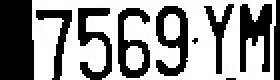
#> input picture cropPlate/7569YM.jpg, 140 x 40 px (shown 2 times larger)
$ python cropNum.py
#> lines starting #> are read from the running program, lines starting #| are printed output that depends on the picture; after the words box and inside, x2 and y2 are one past the last pixel; in counts of white or black regions, pixels touching at a corner belong together
def emptydir(dirname):  #清空資料夾
    if os.path.isdir(dirname):  #資料夾存在就刪除
        shutil.rmtree(dirname)
        sleep(2)  #需延遲,否則會出錯
    os.mkdir(dirname)  #建立資料夾

import cv2
import shutil, os
from time import sleep

emptydir('cropMono')
image = cv2.imread('cropPlate/7569YM.jpg')
#> image is the input picture: shape (40, 140, 3); min 0, max 255, mean 148.3
gray = cv2.cvtColor(image, cv2.COLOR_BGR2GRAY)  #灰階
_,thresh = cv2.threshold(gray, 127, 255, cv2.THRESH_BINARY_INV)  #轉為黑白
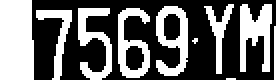
#> thresh: shape (40, 140) (shown 2 times larger); 41.8% white; 10 white regions (2 under 20 px)
contours1 = cv2.findContours(thresh.copy(), cv2.RETR_EXTERNAL, cv2.CHAIN_APPROX_SIMPLE)  #尋找輪廓
#> contours1 = 10 contours, 2 with area under 20; largest, box (x1, y1, x2, y2) and area: (0, 0, 17, 40) 604, (78, 3, 94, 38) 344, (59, 4, 75, 39) 314, (120, 2, 136, 36) 264, (39, 4, 56, 40) 210, (18, 5, 36, 40) 145, (102, 2, 117, 37) 118, (137, 0, 140, 40) 66
contours = contours1[1]  #取得輪廓
#> contours = [[1, -1, -1, -1], [2, 0, -1, -1], [3, 1, -1, -1], [4, 2, -1, -1], [5, 3, -1, -1], [6, 4, -1, -1], [7, 5, -1, -1], [8, 6, -1, -1], [9, 7, -1, -1], [-1, 8, -1, -1]]
letter_image_regions = []  #文字圖形串列
for contour in contours:  #依序處理輪廓
#> (the run stopped early here; a loop or call above may not have finished)

$ run again, with cropPlate/0537JX.jpg copied over cropPlate/7569YM.jpg
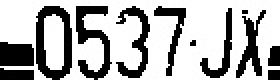
#> input picture cropPlate/0537JX.jpg, 140 x 40 px (shown 2 times larger)
#> image is the input picture: shape (40, 140, 3); min 0, max 255, mean 175.8
#> `_,thresh = cv2.threshold(gray, 127, 255, cv2.THRESH_BINARY_INV)`:
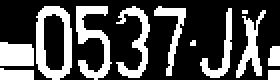
#> thresh: shape (40, 140) (shown 2 times larger); 31% white; 12 white regions (2 under 20 px)
#> contours1 = 12 contours, 2 with area under 20; largest, box (x1, y1, x2, y2) and area: (18, 3, 36, 40) 546, (38, 3, 56, 40) 218, (0, 21, 17, 33) 162, (58, 3, 75, 39) 160, (118, 5, 133, 39) 140
#> contours = [[1, -1, -1, -1], [2, 0, -1, -1], [3, 1, -1, -1], [4, 2, -1, -1], [5, 3, -1, -1], [6, 4, -1, -1], [7, 5, -1, -1], [8, 6, -1, -1], [9, 7, -1, -1], [10, 8, -1, -1], [11, 9, -1, -1], [-1, 10, -1, -1]]

$ run again, with cropPlate/0655VN.jpg copied over cropPlate/7569YM.jpg
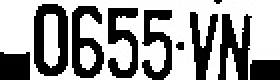
#> input picture cropPlate/0655VN.jpg, 140 x 40 px (shown 2 times larger)
#> image is the input picture: shape (40, 140, 3); min 0, max 255, mean 155.3
#> `_,thresh = cv2.threshold(gray, 127, 255, cv2.THRESH_BINARY_INV)`:
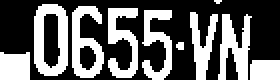
#> thresh: shape (40, 140) (shown 2 times larger); 39.1% white; 10 white regions (2 under 20 px)
#> contours1 = 10 contours, 2 with area under 20; largest, box (x1, y1, x2, y2) and area: (17, 2, 34, 38) 518, (36, 3, 52, 39) 342, (109, 7, 126, 40) 248, (54, 4, 69, 39) 224, (71, 5, 86, 40) 205, (95, 6, 109, 40) 180, (0, 26, 15, 40) 171, (125, 30, 140, 40) 124
#> contours = [[1, -1, -1, -1], [2, 0, -1, -1], [3, 1, -1, -1], [4, 2, -1, -1], [5, 3, -1, -1], [6, 4, -1, -1], [7, 5, -1, -1], [8, 6, -1, -1], [9, 7, -1, -1], [-1, 8, -1, -1]]

$ run again, with cropPlate/0855U3.jpg copied over cropPlate/7569YM.jpg
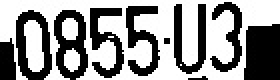
#> input picture cropPlate/0855U3.jpg, 140 x 40 px (shown 2 times larger)
#> image is the input picture: shape (40, 140, 3); min 0, max 255, mean 148.1
#> `_,thresh = cv2.threshold(gray, 127, 255, cv2.THRESH_BINARY_INV)`:
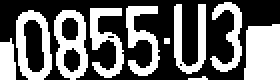
#> thresh: shape (40, 140) (shown 2 times larger); 41.9% white; 10 white regions (2 under 20 px)
#> contours1 = 10 contours, 2 with area under 20; largest, box (x1, y1, x2, y2) and area: (8, 5, 26, 40) 481, (27, 5, 44, 40) 438, (122, 12, 140, 40) 424, (45, 4, 62, 39) 214, (63, 3, 80, 38) 214, (87, 2, 103, 37) 206, (105, 1, 121, 36) 172, (0, 19, 8, 40) 116
#> contours = [[1, -1, -1, -1], [2, 0, -1, -1], [3, 1, -1, -1], [4, 2, -1, -1], [5, 3, -1, -1], [6, 4, -1, -1], [7, 5, -1, -1], [8, 6, -1, -1], [9, 7, -1, -1], [-1, 8, -1, -1]]
